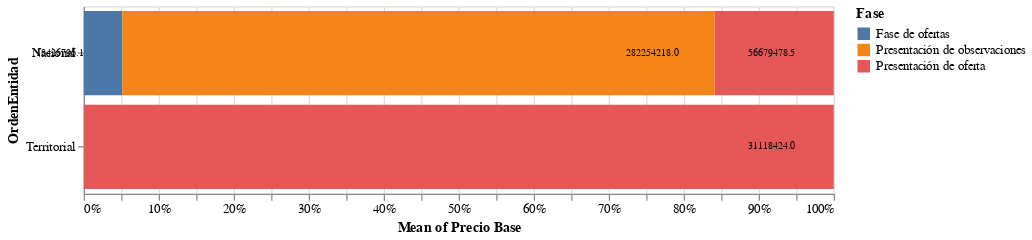

Source (notebook cell):
### Code cell
alt.Chart(df_SECOP_mun).mark_bar().encode(
    x=alt.X('mean(Precio Base):Q',
           stack='normalize'),
    y=alt.Y('OrdenEntidad:N'),
    color=alt.Color('Fase')
)
text=alt.Chart(df_SECOP_mun).mark_text(dx=-50, dy=0,  color='black',size = 8).encode(
    x=alt.X('mean(Precio Base):Q',
           stack='normalize'),
    y=alt.Y('OrdenEntidad:N'),
    detail='Fase:N',
    text=alt.Text('mean(Precio Base):Q',format='.1f')
)
chart = bars + text
chart.properties(
    width=600,
    height=150
)

### Figure 1 — Vega-Lite specification as saved in the notebook (floating-point values rounded to 4 significant figures; data arrays with more than 128 entries replaced by an {"elided": "..."} marker saying what was removed)
{"config": {"view": {"continuousWidth": 400, "continuousHeight": 300}}, "layer": [{"mark": "bar", "encoding": {"color": {"type": "nominal", "field": "Fase"}, "x": {"type": "quantitative", "aggregate": "mean", "field": "Precio Base", "stack": "normalize"}, "y": {"type": "nominal", "field": "OrdenEntidad"}}}, {"mark": {"type": "text", "color": "black", "dx": -50, "dy": 0, "size": 8}, "encoding": {"detail": {"type": "nominal", "field": "Fase"}, "text": {"type": "quantitative", "aggregate": "mean", "field": "Precio Base", "format": ".1f"}, "x": {"type": "quantitative", "aggregate": "mean", "field": "Precio Base", "stack": "normalize"}, "y": {"type": "nominal", "field": "OrdenEntidad"}}}], "data": {"name": "data-3df427eb55c824c71dce44ced778c792"}, "height": 150, "width": 600, "$schema": "https://vega.github.io/schema/vega-lite/v4.8.1.json", "datasets": {"data-3df427eb55c824c71dce44ced778c792": {"elided": "966 records"}}}
